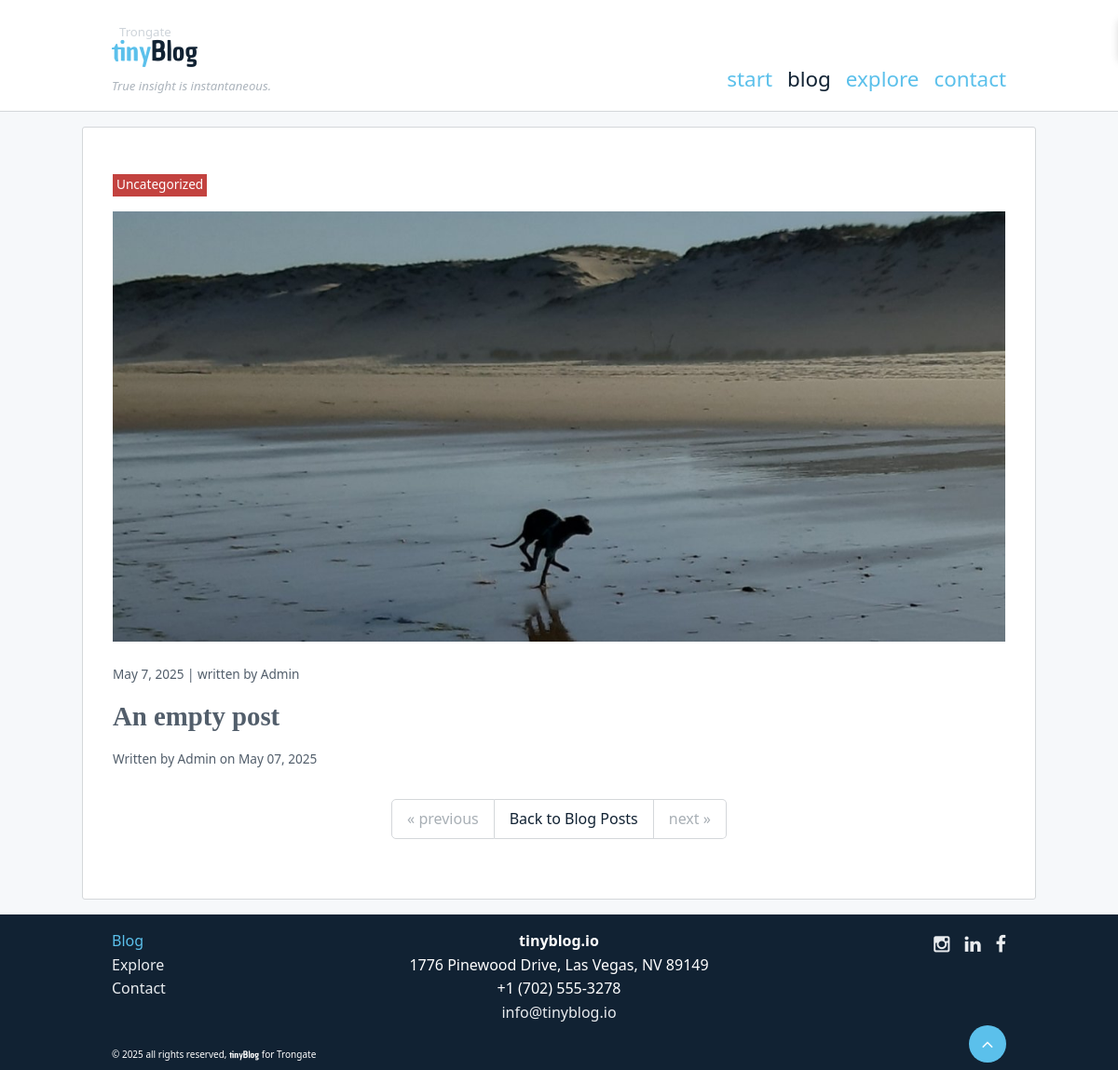
The app's page /blog/post/an-empty-post with its own data.
### tables this page shows
CREATE TABLE `menu_items` (
  `id` int(11) NOT NULL,
  `title` varchar(255) DEFAULT NULL,
  `url_string` varchar(255) DEFAULT NULL,
  `parent_id` int(11) DEFAULT NULL,
  `sort_order` int(11) DEFAULT NULL,
  `published` int(1) DEFAULT NULL,
  `target` varchar(12) DEFAULT NULL,
  `date_created` datetime DEFAULT NULL,
  `date_updated` datetime DEFAULT NULL,
  `menus_id` int(11) DEFAULT 0
);

CREATE TABLE `blog_posts` (
  `id` int(11) NOT NULL,
  `url_string` varchar(255) DEFAULT NULL,
  `title` varchar(255) DEFAULT NULL,
  `subtitle` varchar(255) DEFAULT NULL,
  `text` text DEFAULT NULL,
  `youtube` varchar(55) DEFAULT NULL,
  `date_created` datetime DEFAULT NULL,
  `date_updated` datetime DEFAULT NULL,
  `date_published` datetime DEFAULT NULL,
  `created_by` int(11) DEFAULT NULL,
  `updated_by` int(11) DEFAULT NULL,
  `published` int(1) DEFAULT NULL,
  `picture` varchar(255) DEFAULT '',
  `blog_sources_id` int(11) DEFAULT 0,
  `blog_categories_id` int(11) DEFAULT 0
);

### modules/menus/views/_navigation_default_2.php (the view, shortened to what the rows shown need)
<?php if (!empty($menu_items)): ?>
<nav id="nav-bar" role="navigation" aria-label="Main Navigation">
    <ul role="list">
        <?php
        $current_url = current_url();
        if (str_starts_with($current_url, BASE_URL)) {
            $current_path = substr($current_url, strlen(BASE_URL));
        } else {
            $current_path = $current_url;
        }
        $current_first = explode('/', $current_path)[0] ?? '';
        ?>
        <?php foreach ($menu_items as $item): ?>
            <?php
            $item_url = $item['url_string'];
            if (str_starts_with($item_url, BASE_URL)) {
                $item_path = substr($item_url, strlen(BASE_URL));
            } else {
                $item_path = $item_url;
            }
            $item_first = explode('/', $item_path)[0] ?? '';
            $is_active = $current_first === $item_first && $item_first !== '';
            ?>
            <li <?php echo $is_active ? 'class="active"' : ''; ?>>
                <a href="<?= $item['url_string'] ?>" target="<?= $item['target'] ?>">
                    <?= out($item['title']) ?>
                </a>
            </li>
        <?php endforeach; ?>
    </ul>
</nav>
<?php endif; ?>

### modules/blog/views/view_post.php (shortened to what the rows shown need)
<?php
$post_class = $post_class ?? '';
?>
<article <?= $post_class ?>>
    <p class="post-category"><?= out($category ? $category->title : 'Uncategorized') ?></p>
    <?php if ($picture_url != ''): ?>
        <figure class="block-image text-center size-full">
        <img src="<?= BASE_URL . out($picture_url) ?>" alt="<?= out($record->title) ?>-image" class="post-article-img">
    </figure>
    <?php endif; ?>
    <p class="post-date">
        <?= date($date_format, strtotime($record->date_published)) ?> | written by <?= ucfirst(out($author)) ?>
        </p>
    <h1><?= htmlspecialchars_decode($record->title) ?></h1>
    <div class="post-info-btm">
        <span class="post-author">Written by <?= ucfirst(out($author)) ?> on <?= date('F d, Y', strtotime($record->date_published)) ?></span>
    </div>
    <section class="post-pagination border-top">
        <div class="pagination">
            <?php if ($prev_link !== null): ?>
                <a href="<?= out($prev_link) ?>" class="previous">«<span class="pagination-tag"> previous </span></a>
            <?php else: ?>
                <span class="pagination-inactive" aria-disabled="true">«<span class="pagination-tag"> previous </span></span>
            <?php endif; ?>
            <a href="<?= BASE_URL ?>blog/posts" class="button-small">Back to Blog Posts</a>
            <?php if ($next_link !== null): ?>
                <a href="<?= out($next_link) ?>" class="next"><span class="pagination-tag"> next </span>»</a>
            <?php else: ?>
                <span class="pagination-inactive" aria-disabled="true"><span class="pagination-tag"> next </span>»</span>
            <?php endif; ?>
        </div>
    </section>
</article>

### modules/menus/views/_navigation_footer.php (shortened to what the rows shown need)
<?php if (!empty($menu_items)): ?>
<ul class="menu">
            <?php
        $current_url = current_url();
        if (str_starts_with($current_url, BASE_URL)) {
            $current_path = substr($current_url, strlen(BASE_URL));
        } else {
            $current_path = $current_url;
        }
        $current_first = explode('/', $current_path)[0] ?? '';
        ?>
        <?php foreach ($menu_items as $item): ?>
            <?php
            $item_url = $item['url_string'];
            if (str_starts_with($item_url, BASE_URL)) {
                $item_path = substr($item_url, strlen(BASE_URL));
            } else {
                $item_path = $item_url;
            }
            $item_first = explode('/', $item_path)[0] ?? '';
            $is_active = $current_first === $item_first && $item_first !== '';
            ?>
            <li <?php echo $is_active ? 'class="active"' : ''; ?>>
                <a href="<?= $item['url_string'] ?>" target="<?= $item['target'] ?>">
                    <?= out($item['title']) ?>
                </a>
            </li>
        <?php endforeach; ?>
</ul>
<?php endif; ?>

### records on screen
menu_items: title "start"
menu_items: title "blog"
menu_items: title "explore"
menu_items: title "contact"
blog_posts: date_published "May 7, 2025", title "An empty post", date_published "May 07, 2025"
menu_items: title "Blog"
menu_items: title "Explore"
menu_items: title "Contact"

### other values on screen
out($category ? $category->title : 'Uncategorized') "Uncategorized"
out($author) "Admin"
WEBSITE_NAME "tinyblog.io"
OUR_ADDRESS "1776 Pinewood Drive, Las Vegas, NV 89149"
OUR_TELNUM "+1 (702) 555-3278"
OUR_EMAIL_ADDRESS "info@tinyblog.io"
